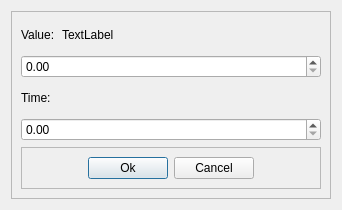
<?xml version="1.0" encoding="UTF-8"?>
<ui version="4.0">
 <class>InputDialog</class>
 <widget class="QDialog" name="InputDialog">
  <property name="geometry">
   <rect>
    <x>0</x>
    <y>0</y>
    <width>342</width>
    <height>210</height>
   </rect>
  </property>
  <property name="windowTitle">
   <string>Dialog</string>
  </property>
  <layout class="QGridLayout" name="gridLayout">
   <item row="3" column="1">
    <widget class="QFrame" name="frame">
     <property name="frameShape">
      <enum>QFrame::StyledPanel</enum>
     </property>
     <property name="frameShadow">
      <enum>QFrame::Raised</enum>
     </property>
     <layout class="QVBoxLayout" name="verticalLayout">
      <item>
       <layout class="QHBoxLayout" name="horizontalLayout_2">
        <item>
         <widget class="QLabel" name="label_value">
          <property name="maximumSize">
           <size>
            <width>35</width>
            <height>16777215</height>
           </size>
          </property>
          <property name="text">
           <string>Value:</string>
          </property>
         </widget>
        </item>
        <item>
         <widget class="QLabel" name="label_minMax">
          <property name="text">
           <string>TextLabel</string>
          </property>
         </widget>
        </item>
       </layout>
      </item>
      <item>
       <widget class="QDoubleSpinBox" name="valueBox"/>
      </item>
      <item>
       <widget class="QLabel" name="label_time">
        <property name="text">
         <string>Time:</string>
        </property>
       </widget>
      </item>
      <item>
       <widget class="QDoubleSpinBox" name="timeBox"/>
      </item>
      <item>
       <widget class="QFrame" name="frame_2">
        <property name="maximumSize">
         <size>
          <width>16777215</width>
          <height>16777215</height>
         </size>
        </property>
        <property name="frameShape">
         <enum>QFrame::StyledPanel</enum>
        </property>
        <property name="frameShadow">
         <enum>QFrame::Raised</enum>
        </property>
        <layout class="QHBoxLayout" name="horizontalLayout">
         <item>
          <spacer name="horizontalSpacer">
           <property name="orientation">
            <enum>Qt::Horizontal</enum>
           </property>
           <property name="sizeHint" stdset="0">
            <size>
             <width>40</width>
             <height>20</height>
            </size>
           </property>
          </spacer>
         </item>
         <item>
          <widget class="QPushButton" name="btn_ok">
           <property name="text">
            <string>Ok</string>
           </property>
          </widget>
         </item>
         <item>
          <widget class="QPushButton" name="btn_cancel">
           <property name="text">
            <string>Cancel</string>
           </property>
          </widget>
         </item>
         <item>
          <spacer name="horizontalSpacer_2">
           <property name="orientation">
            <enum>Qt::Horizontal</enum>
           </property>
           <property name="sizeHint" stdset="0">
            <size>
             <width>40</width>
             <height>20</height>
            </size>
           </property>
          </spacer>
         </item>
        </layout>
       </widget>
      </item>
     </layout>
    </widget>
   </item>
  </layout>
 </widget>
 <resources/>
 <connections/>
</ui>
